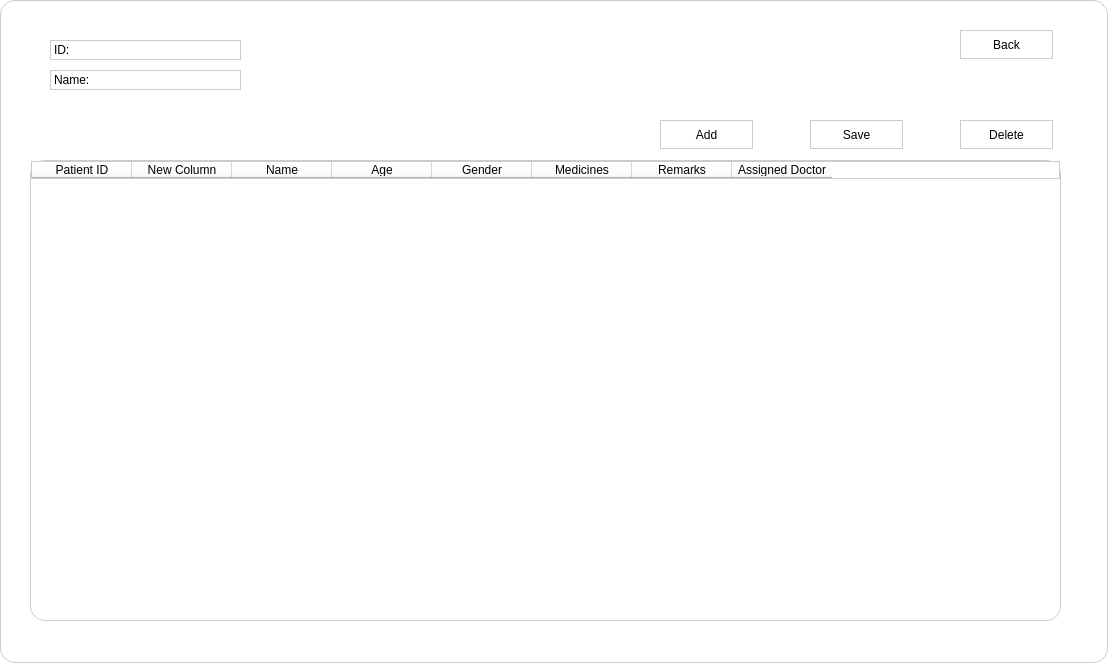
<?xml version="1.0" encoding="UTF-8"?>
<ui version="4.0">
 <class>Dialog</class>
 <widget class="QDialog" name="Dialog">
  <property name="geometry">
   <rect>
    <x>0</x>
    <y>0</y>
    <width>1108</width>
    <height>663</height>
   </rect>
  </property>
  <property name="windowTitle">
   <string>Dialog</string>
  </property>
  <property name="styleSheet">
   <string notr="true">background-color: #ffffff;
border-radius: 15px;
border: 1px solid #cccccc;
</string>
  </property>
  <widget class="QLabel" name="labelAdminID">
   <property name="geometry">
    <rect>
     <x>50</x>
     <y>40</y>
     <width>191</width>
     <height>20</height>
    </rect>
   </property>
   <property name="text">
    <string>ID: </string>
   </property>
  </widget>
  <widget class="QLabel" name="labelAdminName">
   <property name="geometry">
    <rect>
     <x>50</x>
     <y>70</y>
     <width>191</width>
     <height>20</height>
    </rect>
   </property>
   <property name="text">
    <string>Name: </string>
   </property>
  </widget>
  <widget class="QPushButton" name="logoutButton">
   <property name="geometry">
    <rect>
     <x>960</x>
     <y>30</y>
     <width>93</width>
     <height>29</height>
    </rect>
   </property>
   <property name="text">
    <string>Back</string>
   </property>
  </widget>
  <widget class="QTableWidget" name="patientTable">
   <property name="geometry">
    <rect>
     <x>30</x>
     <y>160</y>
     <width>1031</width>
     <height>461</height>
    </rect>
   </property>
   <property name="editTriggers">
    <set>QAbstractItemView::DoubleClicked</set>
   </property>
   <property name="tabKeyNavigation">
    <bool>false</bool>
   </property>
   <property name="showDropIndicator" stdset="0">
    <bool>false</bool>
   </property>
   <property name="dragDropOverwriteMode">
    <bool>false</bool>
   </property>
   <column>
    <property name="text">
     <string>Patient ID</string>
    </property>
   </column>
   <column>
    <property name="text">
     <string>New Column</string>
    </property>
   </column>
   <column>
    <property name="text">
     <string>Name</string>
    </property>
   </column>
   <column>
    <property name="text">
     <string>Age</string>
    </property>
   </column>
   <column>
    <property name="text">
     <string>Gender</string>
    </property>
   </column>
   <column>
    <property name="text">
     <string>Medicines</string>
    </property>
   </column>
   <column>
    <property name="text">
     <string>Remarks</string>
    </property>
   </column>
   <column>
    <property name="text">
     <string>Assigned Doctor</string>
    </property>
   </column>
  </widget>
  <widget class="QPushButton" name="addPatientRowButton">
   <property name="geometry">
    <rect>
     <x>660</x>
     <y>120</y>
     <width>93</width>
     <height>29</height>
    </rect>
   </property>
   <property name="text">
    <string>Add</string>
   </property>
  </widget>
  <widget class="QPushButton" name="savePatientButton">
   <property name="geometry">
    <rect>
     <x>810</x>
     <y>120</y>
     <width>93</width>
     <height>29</height>
    </rect>
   </property>
   <property name="text">
    <string>Save</string>
   </property>
  </widget>
  <widget class="QPushButton" name="deletePatientRowButton">
   <property name="geometry">
    <rect>
     <x>960</x>
     <y>120</y>
     <width>93</width>
     <height>29</height>
    </rect>
   </property>
   <property name="text">
    <string>Delete</string>
   </property>
  </widget>
 </widget>
 <resources/>
 <connections/>
</ui>
